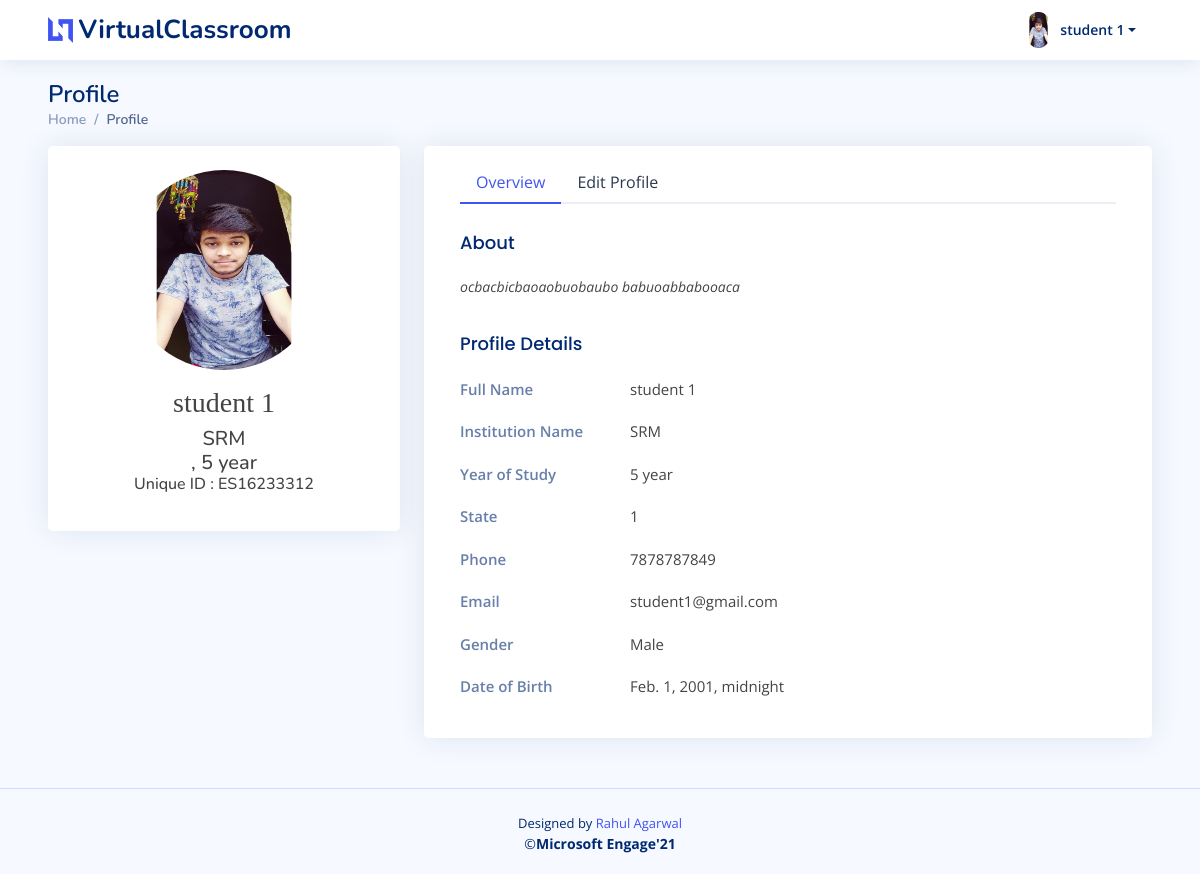
Page /student_profile/ (signed in) on the earlier database version.
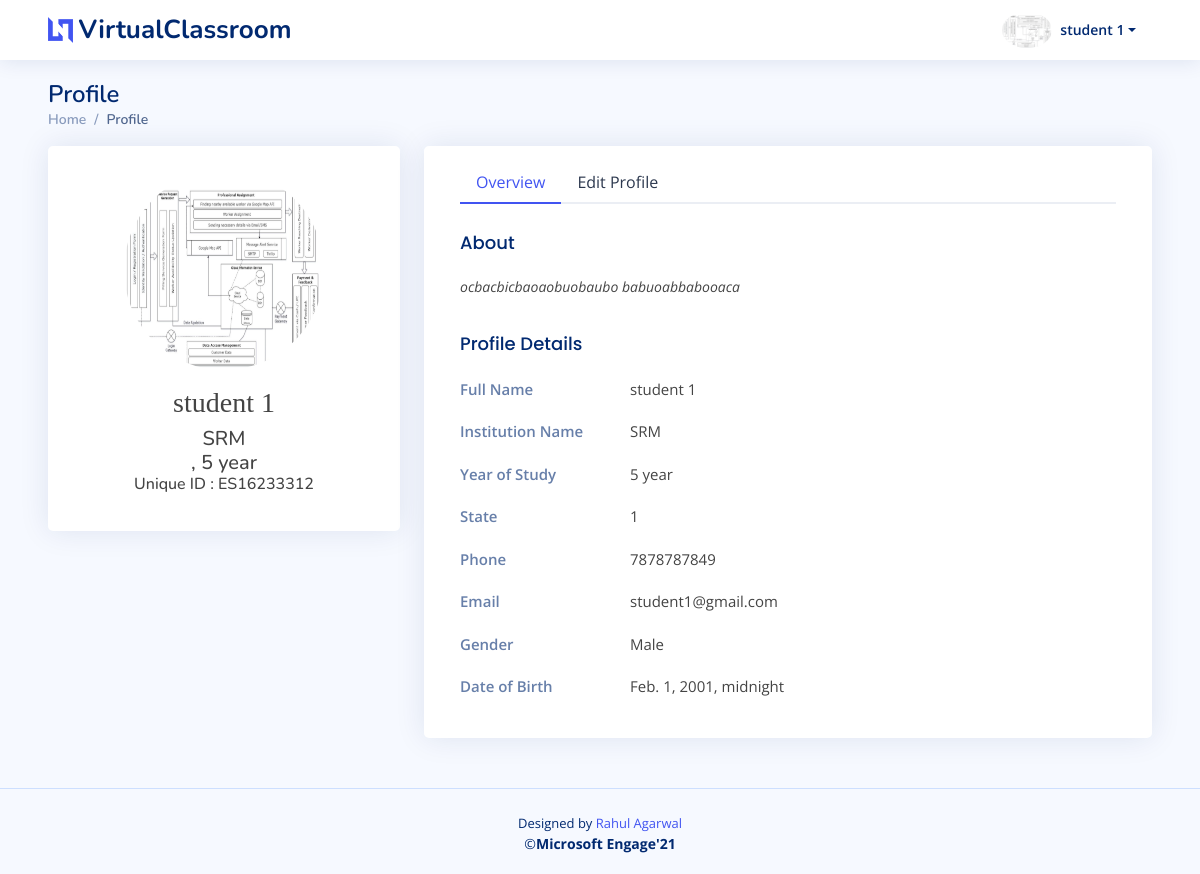
Same page on the later database version.
### myapp/models.py (models this page shows, shortened)
class StudentDetails(models.Model):
    studentId = models.ForeignKey(User,on_delete=models.CASCADE)
    studentName = models.CharField(max_length=100,null=False)
    studentPhone = PhoneNumberField(null=False, blank=False, unique=False, default='+91')
    studentGender = models.CharField(max_length=20,null=False)
    studentDOB = models.DateTimeField(default=datetime.now,null=True)
    studentDesc = models.TextField(blank=False,null=True)
    studentCollege = models.CharField(max_length=100,null=False)
    collegeState = models.CharField(max_length=50,null=False)
    yearOfStudy = models.CharField(max_length=2,null=True)
    studentPic = models.ImageField(upload_to='StudentPic/', null=True, blank=True)
    user_date = models.DateTimeField(default=datetime.now,null=True)

### myapp/views.py (the view, shortened to what this page needs)
# urls.py: path('student_profile/',views.studentProfile,name='studentProfile'),
@login_required
def studentProfile(request):
    if request.user.is_active and not request.user.is_staff and not request.user.is_superuser:
        user=request.user
        userDetails = StudentDetails.objects.get(studentId = user.pk)
        context={
            'userDetails' : userDetails,
        }
        return render(request,'student/studentProfile.html',context)
    else:
        return redirect('studentLogin')

### myapp/templates/student/studentProfile.html (shortened to what this page needs)
{% extends 'base.html' %}
{% block content %}
  <header id="header" class="header fixed-top d-flex align-items-center px-lg-5">
    <div class="d-flex align-items-center justify-content-between">
      <a href="{% url 'studentDashboard' %}" class="logo d-flex align-items-center">
        <img src="assets/img/logo.png" alt="">
        <span class="d-none d-lg-block">VirtualClassroom</span>
      </a>
    </div>
    <nav class="header-nav ms-auto">
      <ul class="d-flex align-items-center">
        <li class="nav-item dropdown pe-3">
          <a class="nav-link nav-profile d-flex align-items-center pe-0" href="#" data-bs-toggle="dropdown">
            <img src="{{ userDetails.studentPic.url }}" alt="Profile" class="rounded-circle">
            <span class="d-none d-md-block dropdown-toggle ps-2">{{user.first_name}} {{user.last_name}}</span>
          </a>
        </li>
      </ul>
    </nav>
  </header>
  <main id="main" class="main px-lg-5">
    <div class="pagetitle">
      <h1>Profile</h1>
      <nav>
        <ol class="breadcrumb">
          <li class="breadcrumb-item"><a href="{% url 'studentDashboard' %}">Home</a></li>
          <li class="breadcrumb-item active">Profile</li>
        </ol>
      </nav>
    </div>
    <section class="section profile">
      <div class="row">
        <div class="col-xl-4">
          <div class="card">
              <div class="card-body  align-items-center">
              <div class=" text-center py-3 mx-1 mt-2" style="border-radius:10px;">
                <div class="px-4">
                  <div class="m-auto ">
                    <div class="user-profile-photo  m-auto " style="border:50%; height:200px; width:200px;">
                      <img src="{{ userDetails.studentPic.url }}" style="border:50%; height:200px; width:200px;" alt="" class="rounded-circle">
                    </div>
                  </div>
                  <div class="">
                    <h3  class="mt-3" style="font-family:impact;"> {{user.first_name}} {{user.last_name}}</h3>
                    <h5 class="my-0">{{ userDetails.studentCollege }}</h5>
                    <h5 class="my-0">{{userDetails.studentDepartment}}, {{userDetails.yearOfStudy}} year</h5>
                    <h6 class="my-0">Unique ID : {{userDetails.studentId}}</h6>
                  </div>
                </div>
              </div>
            </div>
          </div>
        </div>
        <div class="col-xl-8">
          <div class="card px-3">
            <div class="card-body pt-3">
              <ul class="nav nav-tabs nav-tabs-bordered">
                <li class="nav-item">
                  <button class="nav-link active" data-bs-toggle="tab" data-bs-target="#profile-overview">Overview</button>
                </li>
                <li class="nav-item">
                  <button class="nav-link" data-bs-toggle="tab" data-bs-target="#profile-edit">Edit Profile</button>
                </li>
              </ul>
              <div class="tab-content pt-2">
                <div class="tab-pane fade show active profile-overview" id="profile-overview">
                  <h5 class="card-title">About</h5>
                  <p class="small fst-italic">{{userDetails.studentDesc}}</p>
                  <h5 class="card-title">Profile Details</h5>
                  <div class="row">
                    <div class="col-lg-3 col-md-4 label ">Full Name</div>
                    <div class="col-lg-9 col-md-8">{{user.first_name}} {{user.last_name}}</div>
                  </div>
                  <div class="row">
                    <div class="col-lg-3 col-md-4 label">Institution Name</div>
                    <div class="col-lg-9 col-md-8">{{userDetails.studentCollege}}</div>
                  </div>
                  <div class="row">
                    <div class="col-lg-3 col-md-4 label">Year of Study</div>
                    <div class="col-lg-9 col-md-8">{{userDetails.yearOfStudy}} year</div>
                  </div>
                  <div class="row">
                    <div class="col-lg-3 col-md-4 label">State</div>
                    <div class="col-lg-9 col-md-8">{{userDetails.collegeState}}</div>
                  </div>
                  <div class="row">
                    <div class="col-lg-3 col-md-4 label">Phone</div>
                    <div class="col-lg-9 col-md-8">{{userDetails.studentPhone}}</div>
                  </div>
                  <div class="row">
                    <div class="col-lg-3 col-md-4 label">Email</div>
                    <div class="col-lg-9 col-md-8">{{user.email}}</div>
                  </div>
                  <div class="row">
                    <div class="col-lg-3 col-md-4 label ">Gender</div>
                    <div class="col-lg-9 col-md-8">{{userDetails.studentGender}}</div>
                  </div>
                  <div class="row">
                    <div class="col-lg-3 col-md-4 label ">Date of Birth</div>
                    <div class="col-lg-9 col-md-8">{{userDetails.studentDOB}}</div>
                  </div>
                </div>
              </div>
            </div>
          </div>
        </div>
      </div>
    </section>
  </main>
  {% include 'partials/_footer.html'%}
  {% endblock %}

### templates/base.html (shortened to what this page needs)
{% load static %}
<!DOCTYPE html>
<html lang="en">
<head>
    <link rel="stylesheet" href="{% static 'css/style.css' %}">
    <link href="{% static 'vendor/bootstrap/css/bootstrap.min.css' %}" rel="stylesheet">
    <link href="{% static 'vendor/bootstrap-icons/bootstrap-icons.css' %}" rel="stylesheet">
    <link href="{% static 'vendor/remixicon/remixicon.css' %}" rel="stylesheet">
    <link href="{% static 'vendor/boxicons/css/boxicons.min.css' %}" rel="stylesheet">
    <link href="{% static 'vendor/quill/quill.snow.css' %}" rel="stylesheet">
    <link href="{% static 'vendor/quill/quill.bubble.css' %}" rel="stylesheet">
    <link href="{% static 'vendor/simple-datatables/style.css' %}" rel="stylesheet">
    <link href="{% static 'css/style.css' %}" rel="stylesheet">
</head>
<body>
{% block content %}
{% endblock %}
</body>
</html>

### templates/partials/_footer.html
{% load static %}
    <footer id="footer" class="footer">
      <div class="credits">
        Designed by <a href="https://bootstrapmade.com/">Rahul Agarwal</a>
      </div>
      <div class="copyright">
        &copy;<strong><span>Microsoft Engage'21</span></strong>
      </div>
    </footer>

### static/css/style.css (style rules this page uses)
:root { scroll-behavior: smooth; }
body { font-family: "Open Sans", sans-serif; background: #f6f9ff; color: #444444; }
a { color: #4154f1; text-decoration: none; }
h1, h2, h3, h4, h5, h6 { font-family: "Nunito", sans-serif; }
#main { margin-top: 60px; padding: 20px 30px; transition: all 0.3s; }
.pagetitle { margin-bottom: 10px; }
.pagetitle h1 { font-size: 24px; margin-bottom: 0; font-weight: 600; color: #012970; }
.card { margin-bottom: 30px; border: none; border-radius: 5px; box-shadow: 0px 0 30px rgba(1, 41, 112, 0.1); overflow: hidden; }
.card-title { padding: 20px 0 15px 0; font-size: 18px; font-weight: 500; color: #012970; font-family: "Poppins", sans-serif; }
.card-body { padding: 0 20px 20px 20px; }
.breadcrumb { font-size: 14px; font-family: "Nunito", sans-serif; color: #899bbd; font-weight: 600; }
.breadcrumb a { color: #899bbd; transition: 0.3s; }
.breadcrumb .breadcrumb-item::before { color: #899bbd; }
.breadcrumb .active { color: #51678f; font-weight: 600; }
.nav-tabs-bordered { border-bottom: 2px solid #ebeef4; }
.nav-tabs-bordered .nav-link { margin-bottom: -2px; border: none; color: #2c384e; }
.nav-tabs-bordered .nav-link.active { background-color: #fff; color: #4154f1; border-bottom: 2px solid #4154f1; }
.logo { line-height: 1; }
@media (min-width: 1200px) { .logo { width: 280px; } }
.logo img { max-height: 26px; margin-right: 6px; }
.logo span { font-size: 26px; font-weight: 700; color: #012970; font-family: "Nunito", sans-serif; }
.header { transition: all 0.5s; z-index: 997; height: 60px; box-shadow: 0px 2px 20px rgba(1, 41, 112, 0.1); background-color: #fff; padding-left: 20px; }
.header-nav ul { list-style: none; }
.header-nav > ul { margin: 0; padding: 0; }
.header-nav .nav-profile { color: #012970; }
.header-nav .nav-profile img { max-height: 36px; }
.header-nav .nav-profile span { font-size: 14px; font-weight: 600; }
@media (min-width: 1200px) { #main, #footer { margin-left: 0px; } }
.profile .profile-overview .row { margin-bottom: 20px; font-size: 15px; }
.profile .profile-overview .card-title { color: #012970; }
.profile .profile-overview .label { font-weight: 600; color: rgba(1, 41, 112, 0.6); }
.footer { padding: 20px 0; font-size: 14px; transition: all 0.3s; border-top: 1px solid #cddfff; }
.footer .copyright { text-align: center; color: #012970; }
.footer .credits { padding-top: 5px; text-align: center; font-size: 13px; color: #012970; }

Differences in the rows shown:
changed StudentDetails "SRM": studentPic: a different picture
